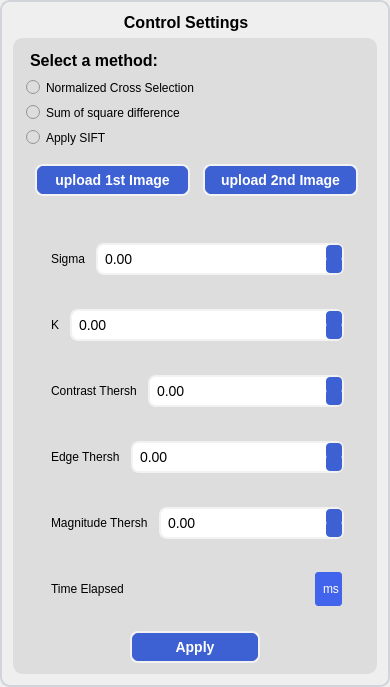
            <widget class="QFrame" name="frame_44">
             <property name="minimumSize">
              <size>
               <width>390</width>
               <height>0</height>
              </size>
             </property>
             <property name="maximumSize">
              <size>
               <width>300</width>
               <height>16777215</height>
              </size>
             </property>
             <property name="styleSheet">
              <string notr="true">
font: 10pt &quot;MS Shell Dlg 2&quot;;
border-radius:10px;
border : 2px solid #D1D5DB; </string>
             </property>
             <property name="frameShape">
              <enum>QFrame::StyledPanel</enum>
             </property>
             <property name="frameShadow">
              <enum>QFrame::Raised</enum>
             </property>
             <layout class="QVBoxLayout" name="verticalLayout_9">
              <item>
               <widget class="QLabel" name="label_11">
                <property name="sizePolicy">
                 <sizepolicy hsizetype="Preferred" vsizetype="Fixed">
                  <horstretch>0</horstretch>
                  <verstretch>0</verstretch>
                 </sizepolicy>
                </property>
                <property name="font">
                 <font>
                  <family>MS Shell Dlg 2</family>
                  <pointsize>-1</pointsize>
                  <weight>75</weight>
                  <italic>false</italic>
                  <bold>true</bold>
                 </font>
                </property>
                <property name="styleSheet">
                 <string notr="true">color: rgb(0, 0, 0);
font-weight: bold;
font-size: 16px;
border : none;</string>
                </property>
                <property name="text">
                 <string>                         Control Settings</string>
                </property>
               </widget>
              </item>
              <item>
               <widget class="QFrame" name="uploadButtons_frame">
                <property name="minimumSize">
                 <size>
                  <width>0</width>
                  <height>0</height>
                 </size>
                </property>
                <property name="styleSheet">
                 <string notr="true">background-color: rgb(221, 221, 221);
border : 2px solid #DDDDDD; 
border-radius:10px;</string>
                </property>
                <property name="frameShape">
                 <enum>QFrame::StyledPanel</enum>
                </property>
                <property name="frameShadow">
                 <enum>QFrame::Raised</enum>
                </property>
                <layout class="QVBoxLayout" name="verticalLayout_2">
                 <item>
                  <widget class="QLabel" name="label_4">
                   <property name="sizePolicy">
                    <sizepolicy hsizetype="Preferred" vsizetype="Fixed">
                     <horstretch>0</horstretch>
                     <verstretch>0</verstretch>
                    </sizepolicy>
                   </property>
                   <property name="styleSheet">
                    <string notr="true">color: rgb(0, 0, 0);
font-weight: bold;
font-size: 16px;
 </string>
                   </property>
                   <property name="text">
                    <string>Select a method:</string>
                   </property>
                  </widget>
                 </item>
                 <item>
                  <widget class="QRadioButton" name="normalizedCrossSelection_radioButton">
                   <property name="text">
                    <string>Normalized Cross Selection</string>
                   </property>
                  </widget>
                 </item>
                 <item>
                  <widget class="QRadioButton" name="sumOfSquareDifference_radioButton">
                   <property name="text">
                    <string>Sum of square difference</string>
                   </property>
                  </widget>
                 </item>
                 <item>
                  <widget class="QRadioButton" name="applySIFT_radioButton">
                   <property name="text">
                    <string>Apply SIFT</string>
                   </property>
                  </widget>
                 </item>
                 <item>
                  <widget class="QFrame" name="matching_frame">
                   <property name="sizePolicy">
                    <sizepolicy hsizetype="Preferred" vsizetype="Fixed">
                     <horstretch>0</horstretch>
                     <verstretch>0</verstretch>
                    </sizepolicy>
                   </property>
                   <property name="frameShape">
                    <enum>QFrame::StyledPanel</enum>
                   </property>
                   <property name="frameShadow">
                    <enum>QFrame::Raised</enum>
                   </property>
                   <layout class="QHBoxLayout" name="horizontalLayout">
                    <property name="spacing">
                     <number>15</number>
                    </property>
                    <item>
                     <widget class="QPushButton" name="uploadImage1_button">
                      <property name="minimumSize">
                       <size>
                        <width>155</width>
                        <height>28</height>
                       </size>
                      </property>
                      <property name="maximumSize">
                       <size>
                        <width>100</width>
                        <height>16777215</height>
                       </size>
                      </property>
                      <property name="font">
                       <font>
                        <family>MS Shell Dlg 2</family>
                        <pointsize>-1</pointsize>
                        <weight>75</weight>
                        <italic>false</italic>
                        <bold>true</bold>
                       </font>
                      </property>
                      <property name="styleSheet">
                       <string notr="true">QPushButton {
    background-color: #3D61D3;  /* Same as ComboBox */
    border-radius: 8px;
    color: white;
    border: 2px solid #F2F2F2;
    padding: 6px 12px;
    font-size: 14px;
    font-weight: bold;
    transition: background-color 0.3s ease-in-out;
}

/* Hover effect */
QPushButton:hover {
    background-color: #2C4ABF; /* Slightly darker blue */
}

/* Pressed effect */
QPushButton:pressed {
    background-color: #1F3A93; /* Even darker for press */
}
</string>
                      </property>
                      <property name="text">
                       <string>upload 1st Image</string>
                      </property>
                     </widget>
                    </item>
                    <item>
                     <widget class="QPushButton" name="uploadImage2_button">
                      <property name="minimumSize">
                       <size>
                        <width>155</width>
                        <height>28</height>
                       </size>
                      </property>
                      <property name="maximumSize">
                       <size>
                        <width>100</width>
                        <height>16777215</height>
                       </size>
                      </property>
                      <property name="font">
                       <font>
                        <family>MS Shell Dlg 2</family>
                        <pointsize>-1</pointsize>
                        <weight>75</weight>
                        <italic>false</italic>
                        <bold>true</bold>
                       </font>
                      </property>
                      <property name="styleSheet">
                       <string notr="true">QPushButton {
    background-color: #3D61D3;  /* Same as ComboBox */
    border-radius: 8px;
    color: white;
    border: 2px solid #F2F2F2;
    padding: 6px 12px;
    font-size: 14px;
    font-weight: bold;
    transition: background-color 0.3s ease-in-out;
}

/* Hover effect */
QPushButton:hover {
    background-color: #2C4ABF; /* Slightly darker blue */
}

/* Pressed effect */
QPushButton:pressed {
    background-color: #1F3A93; /* Even darker for press */
}
</string>
                      </property>
                      <property name="text">
                       <string>upload 2nd Image</string>
                      </property>
                     </widget>
                    </item>
                   </layout>
                  </widget>
                 </item>
                 <item>
                  <widget class="QFrame" name="frame_5">
                   <property name="frameShape">
                    <enum>QFrame::StyledPanel</enum>
                   </property>
                   <property name="frameShadow">
                    <enum>QFrame::Raised</enum>
                   </property>
                   <layout class="QVBoxLayout" name="verticalLayout_10">
                    <item>
                     <widget class="QFrame" name="frame_53">
                      <property name="minimumSize">
                       <size>
                        <width>0</width>
                        <height>60</height>
                       </size>
                      </property>
                      <property name="maximumSize">
                       <size>
                        <width>16777215</width>
                        <height>50</height>
                       </size>
                      </property>
                      <property name="styleSheet">
                       <string notr="true"/>
                      </property>
                      <property name="frameShape">
                       <enum>QFrame::StyledPanel</enum>
                      </property>
                      <property name="frameShadow">
                       <enum>QFrame::Raised</enum>
                      </property>
                      <layout class="QHBoxLayout" name="horizontalLayout_39">
                       <item>
                        <widget class="QLabel" name="sigma_label">
                         <property name="sizePolicy">
                          <sizepolicy hsizetype="Fixed" vsizetype="Fixed">
                           <horstretch>0</horstretch>
                           <verstretch>0</verstretch>
                          </sizepolicy>
                         </property>
                         <property name="font">
                          <font>
                           <family>MS Shell Dlg 2</family>
                           <pointsize>9</pointsize>
                           <weight>9</weight>
                           <italic>false</italic>
                           <bold>false</bold>
                          </font>
                         </property>
                         <property name="styleSheet">
                          <string notr="true">color: rgb(0, 0, 0);
font: 75 9pt &quot;MS Shell Dlg 2&quot;;
</string>
                         </property>
                         <property name="text">
                          <string>Sigma</string>
                         </property>
                        </widget>
                       </item>
                       <item>
                        <widget class="QDoubleSpinBox" name="sigma_spin">
                         <property name="styleSheet">
                          <string notr="true">QDoubleSpinBox {
    background-color: #FFFFFF;  /* Clean white background */
    border-radius: 8px;
    color: black;
    border: 2px solid #F2F2F2;  /* Light gray border */
    padding: 5px;
    font-size: 14px;
}

/* Style for the spin buttons */
QDoubleSpinBox::up-button, QDoubleSpinBox::down-button {
    background-color: #3D61D3;  /* Blue buttons */
    border: none;
    width: 16px;
    height: 16px;
    border-radius: 4px;
}

/* Hover effect */
QDoubleSpinBox::up-button:hover, QDoubleSpinBox::down-button:hover {
    background-color: #2E4BB7;  /* Slightly darker blue on hover */
}

/* White Arrow Icons */
QDoubleSpinBox::up-arrow, QDoubleSpinBox::down-arrow {
    width: 10px;
    height: 10px;
    image: url(:/icons/icons8-chevron-up-100.png); /* Replace with actual white arrow icon */
}
</string>
                         </property>
                        </widget>
                       </item>
                      </layout>
                     </widget>
                    </item>
                    <item>
                     <widget class="QFrame" name="frame_54">
                      <property name="minimumSize">
                       <size>
                        <width>0</width>
                        <height>60</height>
                       </size>
                      </property>
                      <property name="maximumSize">
                       <size>
                        <width>16777215</width>
                        <height>50</height>
                       </size>
                      </property>
                      <property name="styleSheet">
                       <string notr="true"/>
                      </property>
                      <property name="frameShape">
                       <enum>QFrame::StyledPanel</enum>
                      </property>
                      <property name="frameShadow">
                       <enum>QFrame::Raised</enum>
                      </property>
                      <layout class="QHBoxLayout" name="horizontalLayout_41">
                       <item>
                        <widget class="QLabel" name="k_label_2">
                         <property name="sizePolicy">
                          <sizepolicy hsizetype="Fixed" vsizetype="Fixed">
                           <horstretch>0</horstretch>
                           <verstretch>0</verstretch>
                          </sizepolicy>
                         </property>
                         <property name="font">
                          <font>
                           <family>MS Shell Dlg 2</family>
                           <pointsize>9</pointsize>
                           <weight>9</weight>
                           <italic>false</italic>
                           <bold>false</bold>
                          </font>
                         </property>
                         <property name="styleSheet">
                          <string notr="true">color: rgb(0, 0, 0);
font: 75 9pt &quot;MS Shell Dlg 2&quot;;
</string>
                         </property>
                         <property name="text">
                          <string>K</string>
                         </property>
                        </widget>
                       </item>
                       <item>
                        <widget class="QDoubleSpinBox" name="k_spin_2">
                         <property name="styleSheet">
                          <string notr="true">QDoubleSpinBox {
    background-color: #FFFFFF;  /* Clean white background */
    border-radius: 8px;
    color: black;
    border: 2px solid #F2F2F2;  /* Light gray border */
    padding: 5px;
    font-size: 14px;
}

/* Style for the spin buttons */
QDoubleSpinBox::up-button, QDoubleSpinBox::down-button {
    background-color: #3D61D3;  /* Blue buttons */
    border: none;
    width: 16px;
    height: 16px;
    border-radius: 4px;
}

/* Hover effect */
QDoubleSpinBox::up-button:hover, QDoubleSpinBox::down-button:hover {
    background-color: #2E4BB7;  /* Slightly darker blue on hover */
}

/* White Arrow Icons */
QDoubleSpinBox::up-arrow, QDoubleSpinBox::down-arrow {
    width: 10px;
    height: 10px;
    image: url(:/icons/icons8-chevron-up-100.png); /* Replace with actual white arrow icon */
}
</string>
                         </property>
                        </widget>
                       </item>
                      </layout>
                     </widget>
                    </item>
                    <item>
                     <widget class="QFrame" name="frame_55">
                      <property name="minimumSize">
                       <size>
                        <width>0</width>
                        <height>60</height>
                       </size>
                      </property>
                      <property name="maximumSize">
                       <size>
                        <width>16777215</width>
                        <height>50</height>
                       </size>
                      </property>
                      <property name="styleSheet">
                       <string notr="true"/>
                      </property>
                      <property name="frameShape">
                       <enum>QFrame::StyledPanel</enum>
                      </property>
                      <property name="frameShadow">
                       <enum>QFrame::Raised</enum>
                      </property>
                      <layout class="QHBoxLayout" name="horizontalLayout_42">
                       <item>
                        <widget class="QLabel" name="contrast_label">
                         <property name="sizePolicy">
                          <sizepolicy hsizetype="Fixed" vsizetype="Fixed">
                           <horstretch>0</horstretch>
                           <verstretch>0</verstretch>
                          </sizepolicy>
                         </property>
                         <property name="font">
                          <font>
                           <family>MS Shell Dlg 2</family>
                           <pointsize>9</pointsize>
                           <weight>9</weight>
                           <italic>false</italic>
                           <bold>false</bold>
                          </font>
                         </property>
                         <property name="styleSheet">
                          <string notr="true">color: rgb(0, 0, 0);
font: 75 9pt &quot;MS Shell Dlg 2&quot;;
</string>
                         </property>
                         <property name="text">
                          <string>Contrast Thersh</string>
                         </property>
                        </widget>
                       </item>
                       <item>
                        <widget class="QDoubleSpinBox" name="contrastThersh_spin">
                         <property name="styleSheet">
                          <string notr="true">QDoubleSpinBox {
    background-color: #FFFFFF;  /* Clean white background */
    border-radius: 8px;
    color: black;
    border: 2px solid #F2F2F2;  /* Light gray border */
    padding: 5px;
    font-size: 14px;
}

/* Style for the spin buttons */
QDoubleSpinBox::up-button, QDoubleSpinBox::down-button {
    background-color: #3D61D3;  /* Blue buttons */
    border: none;
    width: 16px;
    height: 16px;
    border-radius: 4px;
}

/* Hover effect */
QDoubleSpinBox::up-button:hover, QDoubleSpinBox::down-button:hover {
    background-color: #2E4BB7;  /* Slightly darker blue on hover */
}

/* White Arrow Icons */
QDoubleSpinBox::up-arrow, QDoubleSpinBox::down-arrow {
    width: 10px;
    height: 10px;
    image: url(:/icons/icons8-chevron-up-100.png); /* Replace with actual white arrow icon */
}
</string>
                         </property>
                        </widget>
                       </item>
                      </layout>
                     </widget>
                    </item>
                    <item>
                     <widget class="QFrame" name="frame_56">
                      <property name="minimumSize">
                       <size>
                        <width>0</width>
                        <height>60</height>
                       </size>
                      </property>
                      <property name="maximumSize">
                       <size>
                        <width>16777215</width>
                        <height>50</height>
                       </size>
                      </property>
                      <property name="styleSheet">
                       <string notr="true"/>
                      </property>
                      <property name="frameShape">
                       <enum>QFrame::StyledPanel</enum>
                      </property>
                      <property name="frameShadow">
                       <enum>QFrame::Raised</enum>
                      </property>
                      <layout class="QHBoxLayout" name="horizontalLayout_47">
                       <item>
                        <widget class="QLabel" name="edge_label">
                         <property name="sizePolicy">
                          <sizepolicy hsizetype="Fixed" vsizetype="Fixed">
                           <horstretch>0</horstretch>
                           <verstretch>0</verstretch>
                          </sizepolicy>
                         </property>
                         <property name="font">
                          <font>
                           <family>MS Shell Dlg 2</family>
                           <pointsize>9</pointsize>
                           <weight>9</weight>
                           <italic>false</italic>
                           <bold>false</bold>
                          </font>
                         </property>
                         <property name="styleSheet">
                          <string notr="true">color: rgb(0, 0, 0);
font: 75 9pt &quot;MS Shell Dlg 2&quot;;
</string>
                         </property>
                         <property name="text">
                          <string>Edge Thersh</string>
                         </property>
                        </widget>
                       </item>
                       <item>
                        <widget class="QDoubleSpinBox" name="edgeThersh_spin">
                         <property name="styleSheet">
                          <string notr="true">QDoubleSpinBox {
    background-color: #FFFFFF;  /* Clean white background */
    border-radius: 8px;
    color: black;
    border: 2px solid #F2F2F2;  /* Light gray border */
    padding: 5px;
    font-size: 14px;
}

/* Style for the spin buttons */
QDoubleSpinBox::up-button, QDoubleSpinBox::down-button {
    background-color: #3D61D3;  /* Blue buttons */
    border: none;
    width: 16px;
    height: 16px;
    border-radius: 4px;
}

/* Hover effect */
QDoubleSpinBox::up-button:hover, QDoubleSpinBox::down-button:hover {
    background-color: #2E4BB7;  /* Slightly darker blue on hover */
}

/* White Arrow Icons */
QDoubleSpinBox::up-arrow, QDoubleSpinBox::down-arrow {
    width: 10px;
    height: 10px;
    image: url(:/icons/icons8-chevron-up-100.png); /* Replace with actual white arrow icon */
}
</string>
                         </property>
                        </widget>
                       </item>
                      </layout>
                     </widget>
                    </item>
                    <item>
                     <widget class="QFrame" name="frame_59">
                      <property name="minimumSize">
                       <size>
                        <width>0</width>
                        <height>60</height>
                       </size>
                      </property>
                      <property name="maximumSize">
                       <size>
                        <width>16777215</width>
                        <height>50</height>
                       </size>
                      </property>
                      <property name="styleSheet">
                       <string notr="true"/>
                      </property>
                      <property name="frameShape">
                       <enum>QFrame::StyledPanel</enum>
                      </property>
                      <property name="frameShadow">
                       <enum>QFrame::Raised</enum>
                      </property>
                      <layout class="QHBoxLayout" name="horizontalLayout_50">
                       <item>
                        <widget class="QLabel" name="magnitude_label">
                         <property name="sizePolicy">
                          <sizepolicy hsizetype="Fixed" vsizetype="Fixed">
                           <horstretch>0</horstretch>
                           <verstretch>0</verstretch>
                          </sizepolicy>
                         </property>
                         <property name="font">
                          <font>
                           <family>MS Shell Dlg 2</family>
                           <pointsize>9</pointsize>
                           <weight>9</weight>
                           <italic>false</italic>
                           <bold>false</bold>
                          </font>
                         </property>
                         <property name="styleSheet">
                          <string notr="true">color: rgb(0, 0, 0);
font: 75 9pt &quot;MS Shell Dlg 2&quot;;
</string>
                         </property>
                         <property name="text">
                          <string>Magnitude Thersh</string>
                         </property>
                        </widget>
                       </item>
                       <item>
                        <widget class="QDoubleSpinBox" name="magnitudeThersh_spin">
                         <property name="styleSheet">
                          <string notr="true">QDoubleSpinBox {
    background-color: #FFFFFF;  /* Clean white background */
    border-radius: 8px;
    color: black;
    border: 2px solid #F2F2F2;  /* Light gray border */
    padding: 5px;
    font-size: 14px;
}

/* Style for the spin buttons */
QDoubleSpinBox::up-button, QDoubleSpinBox::down-button {
    background-color: #3D61D3;  /* Blue buttons */
    border: none;
    width: 16px;
    height: 16px;
    border-radius: 4px;
}

/* Hover effect */
QDoubleSpinBox::up-button:hover, QDoubleSpinBox::down-button:hover {
    background-color: #2E4BB7;  /* Slightly darker blue on hover */
}

/* White Arrow Icons */
QDoubleSpinBox::up-arrow, QDoubleSpinBox::down-arrow {
    width: 10px;
    height: 10px;
    image: url(:/icons/icons8-chevron-up-100.png); /* Replace with actual white arrow icon */
}
</string>
                         </property>
                        </widget>
                       </item>
                      </layout>
                     </widget>
                    </item>
                    <item>
                     <widget class="QFrame" name="frame_58">
                      <property name="minimumSize">
                       <size>
                        <width>0</width>
                        <height>60</height>
                       </size>
                      </property>
                      <property name="maximumSize">
                       <size>
                        <width>16777215</width>
                        <height>50</height>
                       </size>
                      </property>
                      <property name="styleSheet">
                       <string notr="true"/>
                      </property>
                      <property name="frameShape">
                       <enum>QFrame::StyledPanel</enum>
                      </property>
                      <property name="frameShadow">
                       <enum>QFrame::Raised</enum>
                      </property>
                      <layout class="QHBoxLayout" name="horizontalLayout_49">
                       <item>
                        <widget class="QLabel" name="k_label_11">
                         <property name="sizePolicy">
                          <sizepolicy hsizetype="Fixed" vsizetype="Fixed">
                           <horstretch>0</horstretch>
                           <verstretch>0</verstretch>
                          </sizepolicy>
                         </property>
                         <property name="font">
                          <font>
                           <family>MS Shell Dlg 2</family>
                           <pointsize>9</pointsize>
                           <weight>9</weight>
                           <italic>false</italic>
                           <bold>false</bold>
                          </font>
                         </property>
                         <property name="styleSheet">
                          <string notr="true">color: rgb(0, 0, 0);
font: 75 9pt &quot;MS Shell Dlg 2&quot;;
</string>
                         </property>
                         <property name="text">
                          <string>Time Elapsed</string>
                         </property>
                        </widget>
                       </item>
                       <item>
                        <spacer name="horizontalSpacer_3">
                         <property name="orientation">
                          <enum>Qt::Horizontal</enum>
                         </property>
                         <property name="sizeHint" stdset="0">
                          <size>
                           <width>40</width>
                           <height>20</height>
                          </size>
                         </property>
                        </spacer>
                       </item>
                       <item>
                        <widget class="QLabel" name="time_elapsed_label">
                         <property name="styleSheet">
                          <string notr="true">background-color: #4264EC;
border-radius: 5px;
color:white;
padding-left:5px;</string>
                         </property>
                         <property name="text">
                          <string>ms</string>
                         </property>
                        </widget>
                       </item>
                      </layout>
                     </widget>
                    </item>
                   </layout>
                  </widget>
                 </item>
                 <item alignment="Qt::AlignHCenter">
                  <widget class="QPushButton" name="applyMethods_button">
                   <property name="minimumSize">
                    <size>
                     <width>130</width>
                     <height>0</height>
                    </size>
                   </property>
                   <property name="maximumSize">
                    <size>
                     <width>150</width>
                     <height>16777215</height>
                    </size>
                   </property>
                   <property name="styleSheet">
                    <string notr="true">QPushButton {
    background-color: #3D61D3;  /* Same as ComboBox */
    border-radius: 8px;
    color: white;
    border: 2px solid #F2F2F2;
    padding: 6px 12px;
    font-size: 14px;
    font-weight: bold;
    transition: background-color 0.3s ease-in-out;
}

/* Hover effect */
QPushButton:hover {
    background-color: #2C4ABF; /* Slightly darker blue */
}

/* Pressed effect */
QPushButton:pressed {
    background-color: #1F3A93; /* Even darker for press */
}
</string>
                   </property>
                   <property name="text">
                    <string>Apply</string>
                   </property>
                  </widget>
                 </item>
                </layout>
               </widget>
              </item>
             </layout>
            </widget>
